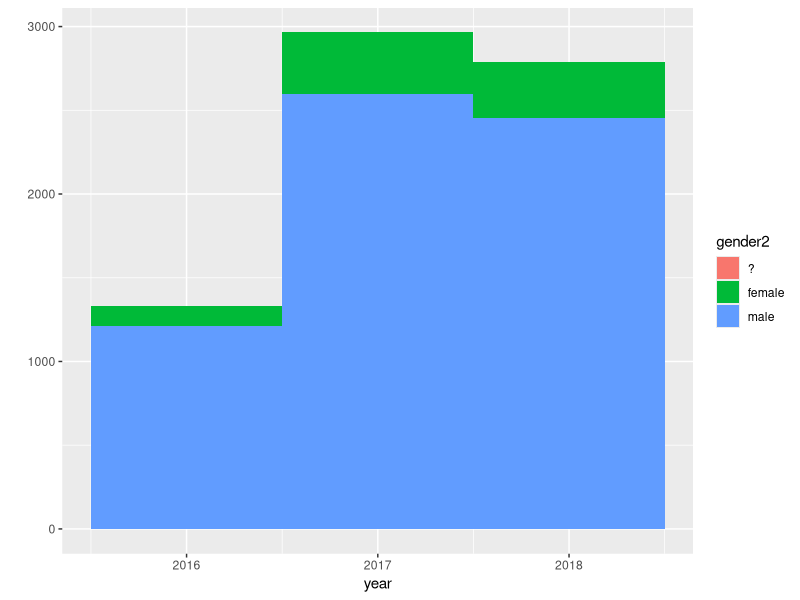
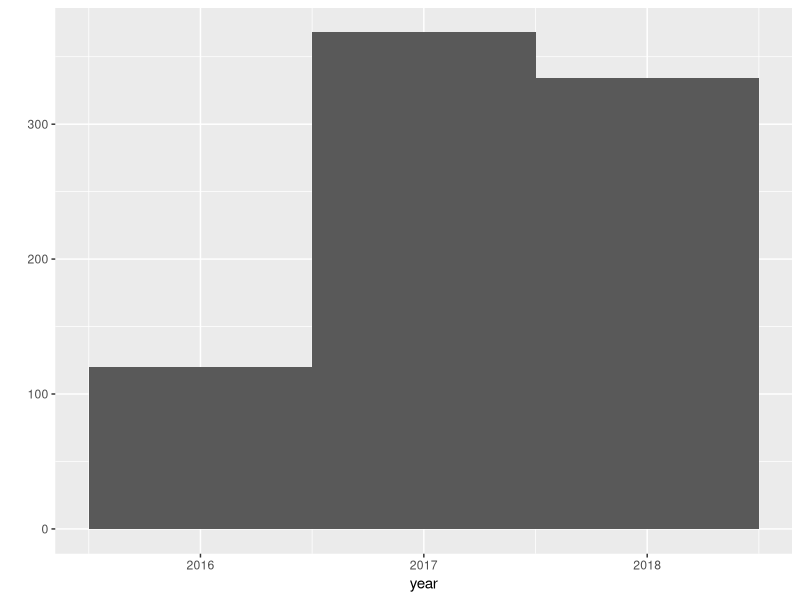
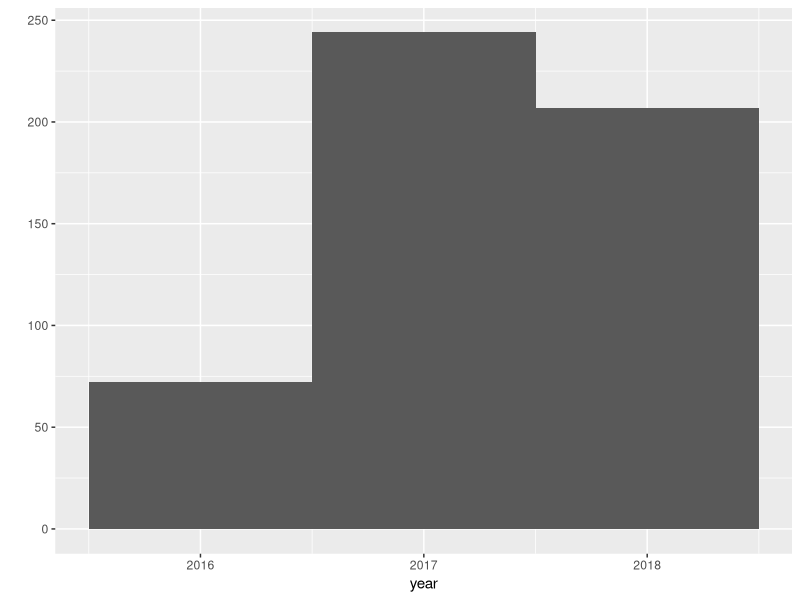
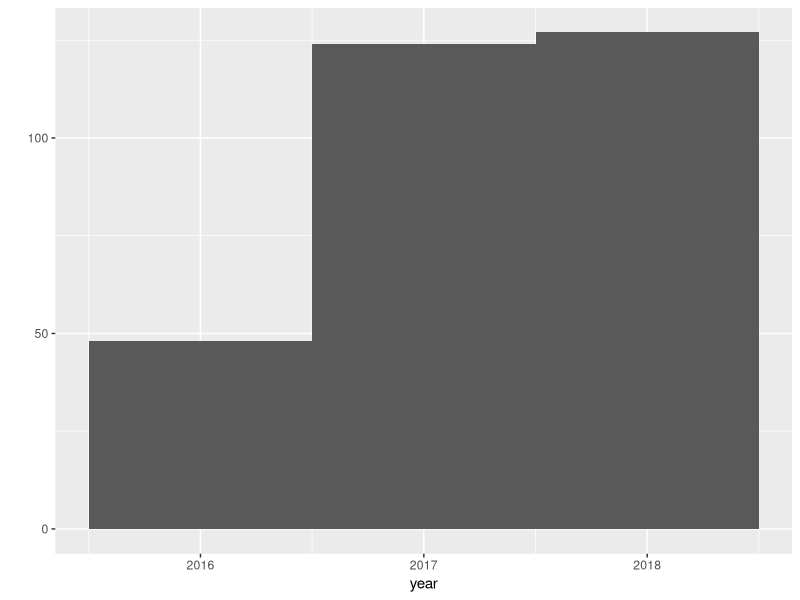
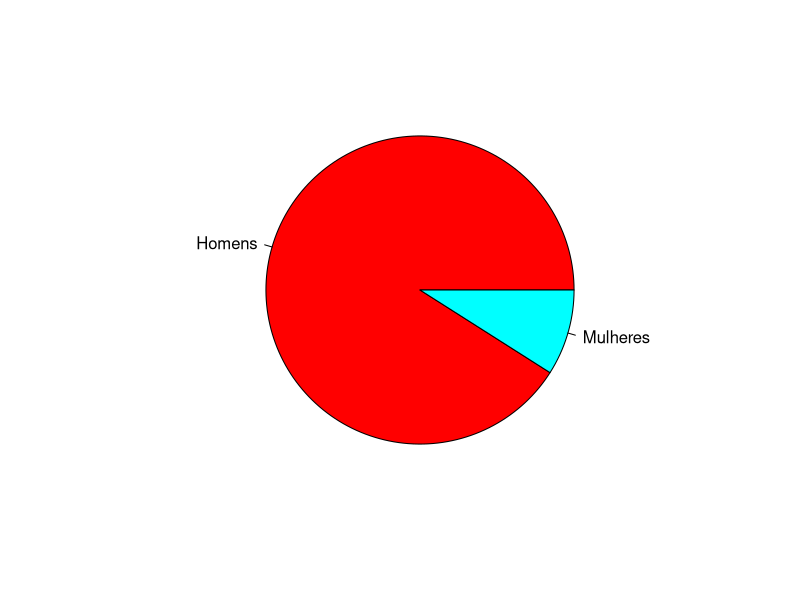
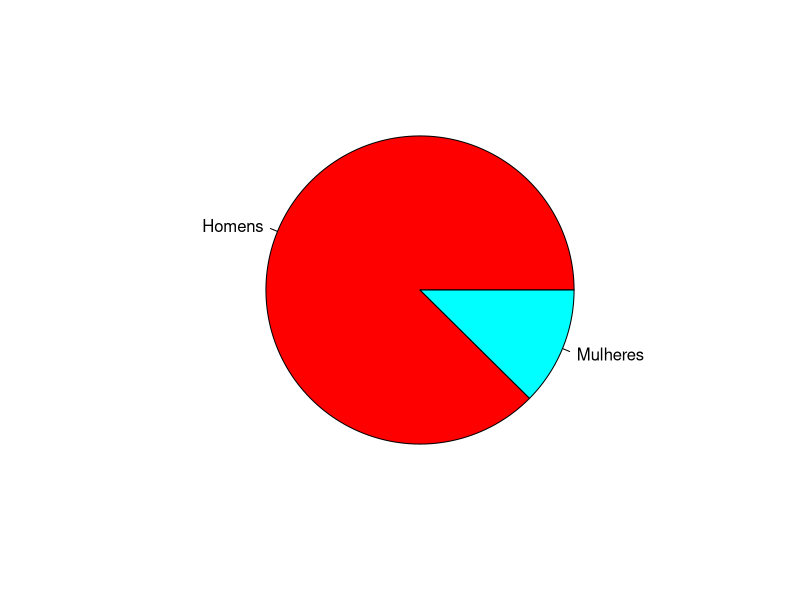
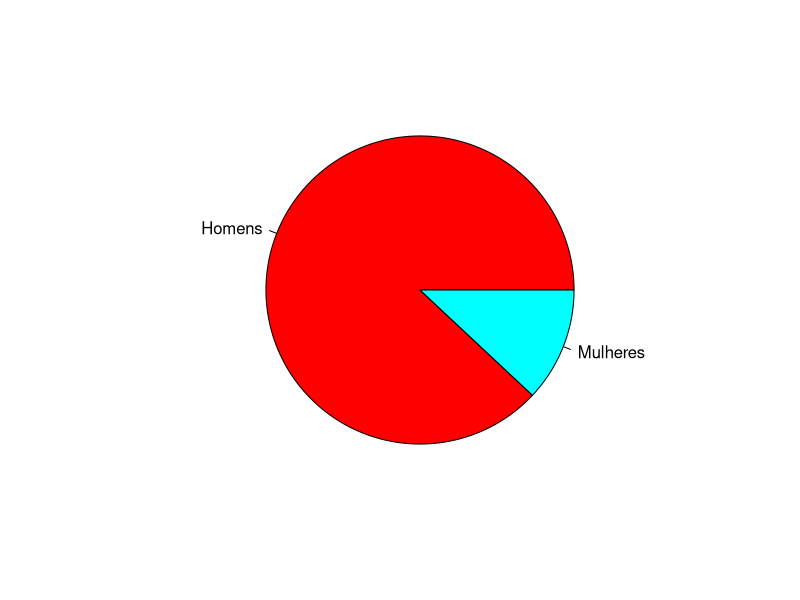
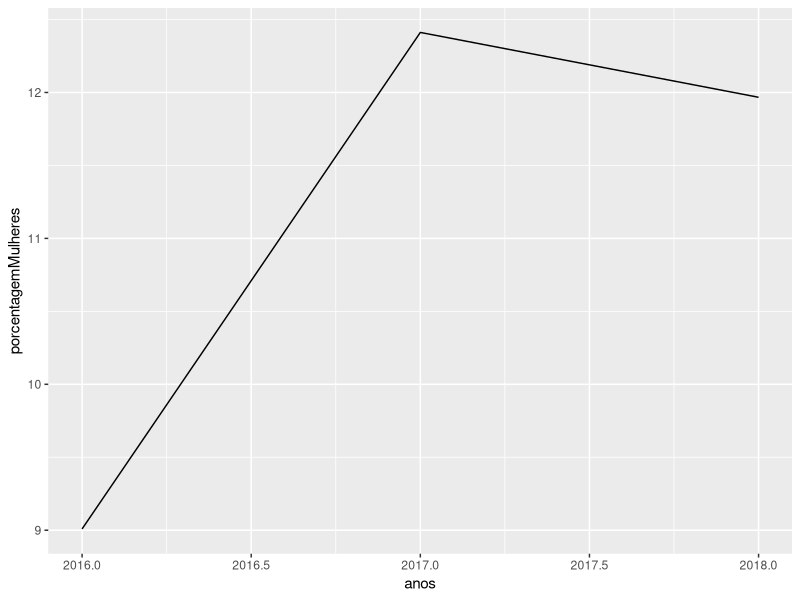

The R script that drew these images, in order:
## ---- chunk 1
knitr::opts_chunk$set(echo = TRUE)
library(dplyr)
library(ggplot2)
## ---- chunk 2
gsoc_data <- read.csv(file="df_commiters_fullname_gsoc.csv", header=TRUE, sep=",")
## ---- chunk 3
qplot(x = year, fill = gender2, data = gsoc_data, binwidth = 1)
## ---- chunk 4
mulheres <- gsoc_data %>%
  filter(gender2 == "female")
## ---- chunk 5
qplot(x = year, data = mulheres, binwidth = 1)
## ---- chunk 6
mulheres <- gsoc_data %>%
  filter(gender2 == "female" & type_developer == "mentor")
## ---- chunk 7
qplot(x = year, data = mulheres, binwidth = 1)
## ---- chunk 8
mulheres <- gsoc_data %>%
  filter(gender2 == "female" & type_developer == "student")
## ---- chunk 9
qplot(x = year, data = mulheres, binwidth = 1)
## ---- chunk 10
pctMulheres1 = (nrow(gsoc_data %>% filter(year == "2016" & gender2=="female")) / nrow(gsoc_data %>% filter(year == "2016"))) * 100

pctMulheres1
## ---- chunk 11
pctHomens = (nrow(gsoc_data %>% filter(year == "2016" & gender2=="male")) / nrow(gsoc_data %>% filter(year == "2016"))) * 100

pctHomens
## ---- chunk 12
listavalores <- c(pctHomens, pctMulheres1)
listalabels <- c("Homens", "Mulheres")

pie(listavalores, listalabels, col = rainbow(length(listavalores)))
## ---- chunk 13
pctMulheres2 = (nrow(gsoc_data %>% filter(year == "2017" & gender2=="female")) / nrow(gsoc_data %>% filter(year == "2017"))) * 100

pctMulheres2
## ---- chunk 14
pctHomens = (nrow(gsoc_data %>% filter(year == "2017" & gender2=="male")) / nrow(gsoc_data %>% filter(year == "2017"))) * 100

pctHomens
## ---- chunk 15
listavalores <- c(pctHomens, pctMulheres2)
listalabels <- c("Homens", "Mulheres")

pie(listavalores, listalabels, col = rainbow(length(listavalores)))
## ---- chunk 16
pctMulheres3 = (nrow(gsoc_data %>% filter(year == "2018" & gender2=="female")) / nrow(gsoc_data %>% filter(year == "2018"))) * 100

pctMulheres3
## ---- chunk 17
pctHomens = (nrow(gsoc_data %>% filter(year == "2018" & gender2=="male")) / nrow(gsoc_data %>% filter(year == "2018"))) * 100

pctHomens
## ---- chunk 18
listavalores <- c(pctHomens, pctMulheres3)
listalabels <- c("Homens", "Mulheres")

pie(listavalores, listalabels, col = rainbow(length(listavalores)))
## ---- chunk 19
porcentagemMulheres <- c(pctMulheres1,pctMulheres2,pctMulheres3)
anos <- c(2016 , 2017, 2018)

porcentagemMulheresPorAno <- data.frame(porcentagemMulheres,anos)

qplot(x = anos, y = porcentagemMulheres, data = porcentagemMulheresPorAno, geom = "line")
